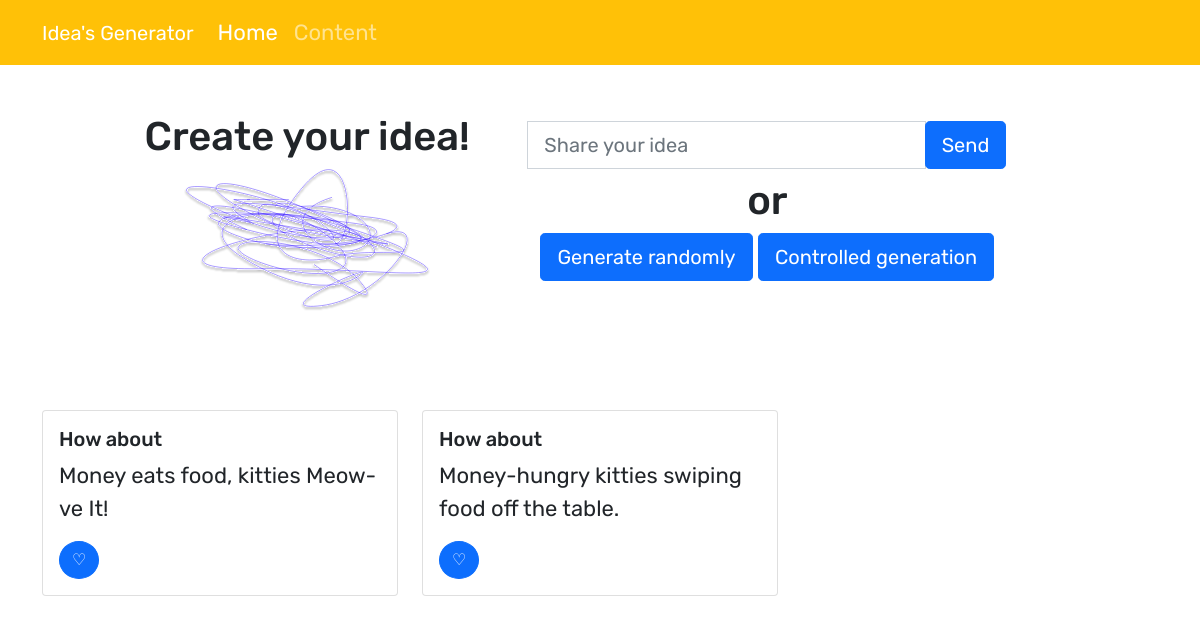
The app's page /, older data.
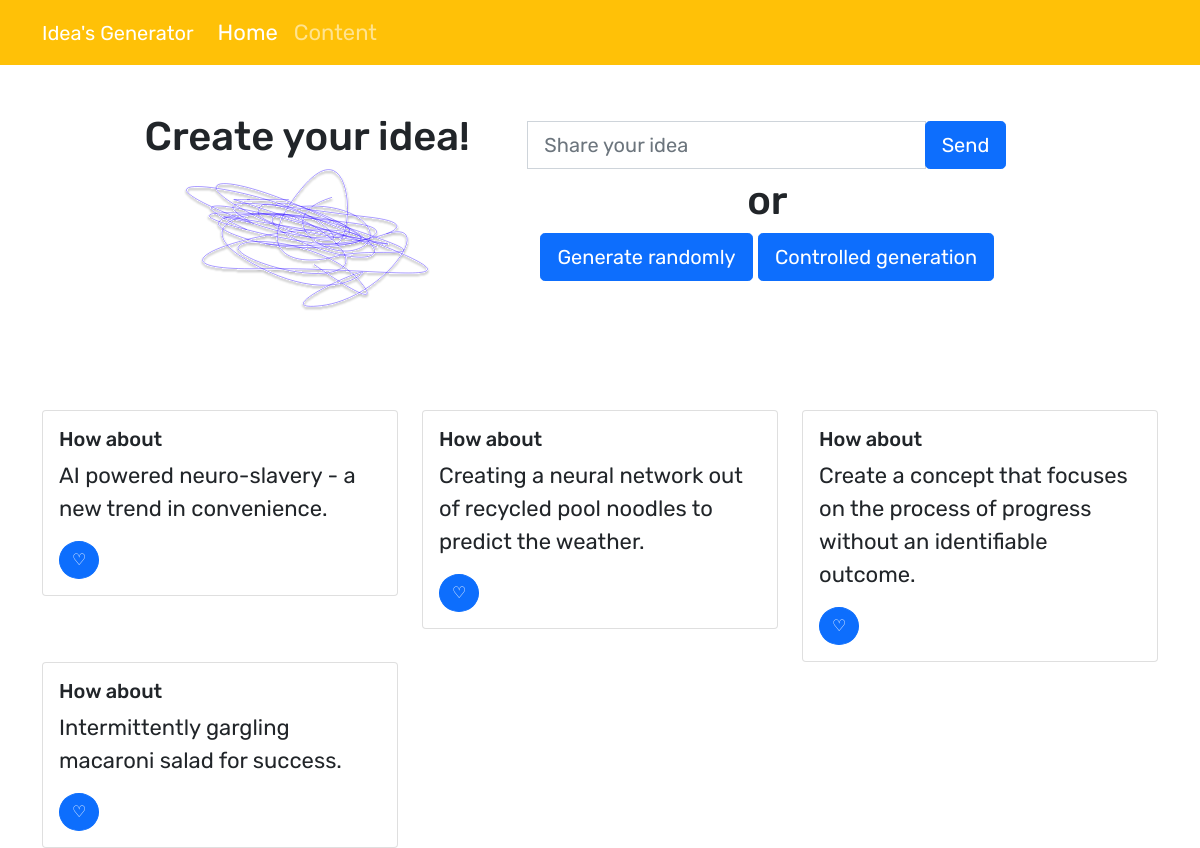
The same page, newer data.
### ideas/models.py (models this page shows)
class Ideas(models.Model):
    idea = models.CharField(max_length=1200)
    user = models.ForeignKey(User, verbose_name='Пользователь', on_delete=models.CASCADE)

### ideas/views.py (the view)
# urls.py: path('', idea, name='home'),
@require_http_methods(["GET", "POST"])
def idea(request):
    ideas = Ideas.objects.order_by('-pk')
    if request.method == "GET":
        form = OwnIdeaForm()
    elif request.method == "POST":
        form = OwnIdeaForm(request.POST)
        if form.is_valid():
            print(form.cleaned_data)
            Ideas.objects.create(idea=form.cleaned_data['idea'], user=request.user)
            return redirect('home')
    return render(request, 'ideas/ideasgen.html',
                  {'form': form, 'ideas': ideas})

### ideas/forms.py
class OwnIdeaForm(forms.ModelForm):
    def __init__(self, *args, **kwargs):
        self.user = kwargs.pop('user', None)
        super().__init__(*args, **kwargs)
    class Meta:
        model = Ideas
        fields = ['idea']
        widgets = {
            'idea': forms.TextInput(attrs={'class': 'form-control', 'placeholder': 'Share your idea'}),
        }

### templates/ideas/ideasgen.html (shortened to what this page needs)
{% extends 'ideas/index.html' %}
{% block content %}
    <form action="{% url 'ownidea' %}" method="POST">
        <div class="input-group input-group-lg mb-2 mt-2">
            {% for f in form %}
                {{ f }}
            {% endfor %}
            <div class="input-group-append">
                <button type="submit" class="btn btn-primary btn-lg">Send</button>
            </div>
        </div>
    </form>
    <div class="text-center">
        <h1 class="mb-2">or</h1>
        <a class="btn btn-primary btn-lg" href="{% url 'autogenerated' %}">Generate randomly</a>
        <a class="btn btn-primary btn-lg" href="{% url 'contgener' %}">Controlled generation</a>
    </div>
{% endblock %}

### templates/ideas/index.html (shortened to what this page needs)
<!DOCTYPE html>
<html>
{% include "ideas/head.html" %}
<body>
{% include "ideas/nav.html" %}
<div class="container mt-5" style="padding-left: 5rem; padding-right: 5rem;">
    <div class="row">
        <div class='col-5'>
            <div class="text-center">
                <h1>Create your idea!</h1>
            </div>
        </div>
        <div class="col-6">
            {% block content %}
            {% endblock %}
        </div>
    </div>
</div>
<br>
<br>
<br>
<div class="container">
    <div class="row">
        {% if ideas %}
            {% for i in ideas %}
                <div class="col-md-4">
                    <div class="card">
                        <div class="card-body">
                            <h5 class="card-title">How about</h5>
                            <p class="card-text">{{ i.idea }}</p>
                            <button type="button" class="text-12 btn btn-primary rounded-circle">♡</button>
                        </div>
                    </div>
                </div>
            {% endfor %}
        {% endif %}
    </div>
</div>
</body>
</html>

Row changes from the older to the newer data that the page shows:
removed Ideas: idea "Money eats food, kitties Meow-ve It!"
removed Ideas: idea "Money-hungry kitties swiping food off the table."
added Ideas: idea "AI powered neuro-slavery - a new trend in convenience."
added Ideas: idea "Creating a neural network out of recycled pool noodles to predict the weather."
added Ideas: idea "Create a concept that focuses on the process of progress without an identifiable outcome."
added Ideas: idea "Intermittently gargling macaroni salad for success."
